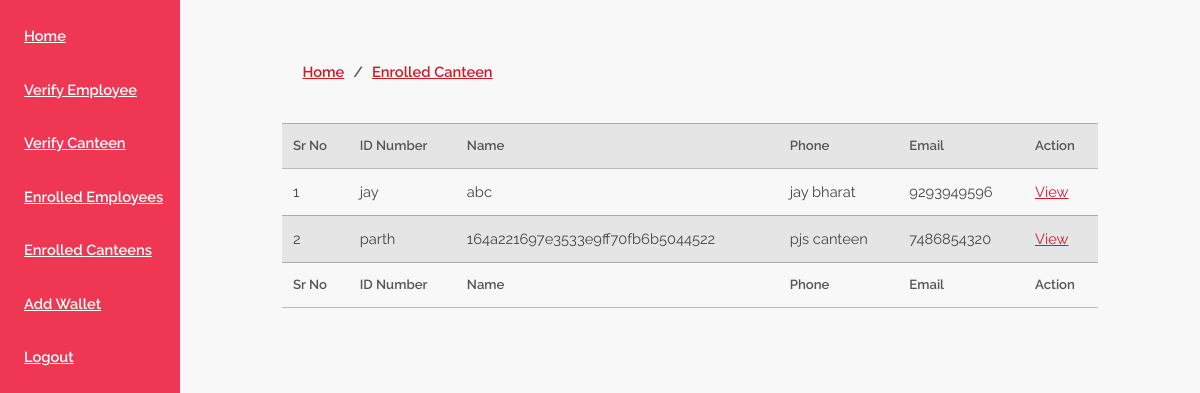
/enrolled_can.php (signed in), run on the app's committed database.
### tables this page shows
CREATE TABLE `can_cred` (
  `id` int(11) NOT NULL,
  `name` varchar(40) NOT NULL,
  `password` varchar(50) NOT NULL,
  `email` varchar(30) NOT NULL,
  `phone` varchar(15) NOT NULL,
  `canteen_name` varchar(50) NOT NULL,
  `status` varchar(30) NOT NULL DEFAULT 'pending'
);

### enrolled_can.php (the view, shortened to what this page needs)
<link rel="stylesheet" type="text/css" href="css/style.css">
<?php include('header.php'); ?>
<?php
	$admin = mysqli_query($conn,"SELECT * FROM admin WHERE id='{$_SESSION['admin_id']}'");
	$cand = mysqli_query($conn,"SELECT * FROM can_cred WHERE status = 'allowed'");
	if (mysqli_num_rows($admin)>0)
       {
            echo "
            	<div class='sidebar'>
	            	<label><a href='home.php'>Home</a></label>
	            	<label><a href='verify_cred.php'>Verify Employee</a></label>
	            	<label><a href='verify_cred_cand.php'>Verify Canteen</a></label>
	            	<label><a href='enrolled_emp.php'>Enrolled Employees</a></label>
	            	<label><a href='enrolled_can.php'>Enrolled Canteens</a></label>
	            	<label><a href='wallet.php'>Add Wallet</a></label>
	            	<label><a href='logout.php'>Logout</a></label>
	            </div>
	            <div class='bread_crumb'>
	            	<label><a href='home.php' class='a_left'>Home</a>/<a href='enrolled_emp.php' class='a_right'>Enrolled Canteen</a></label>
	            </div>
	            <div class='allow_listing'>
					<table>
						<tr>
							<th>Sr No</th>
							<th>ID Number</th>
							<th>Name</th>
							<th>Phone</th>
							<th>Email</th>
							<th>Action</th>
						</tr>
					";
					$i=1;
					while ($cand_row = mysqli_fetch_row($cand))
					{
						echo '
								<tr>
									<td>'.$i.'</td>
									<td>'.$cand_row['1'].'</td>
									<td>'.$cand_row['2'].'</td>
									<td>'.$cand_row['5'].'</td>
									<td>'.$cand_row['4'].'</td>
									<td><a href="enrolled_can_details.php?id='. $cand_row['0'] .'">View</a></td>
								</tr>
							';
						$i++;
					}
					echo "
							<tr>
								<th>Sr No</th>
								<th>ID Number</th>
								<th>Name</th>
								<th>Phone</th>
								<th>Email</th>
								<th>Action</th>
							</tr>
						</table>
				</div>
					";
        }
?>

### data on the page
can_cred: name "jay", password "abc", canteen_name "jay bharat", phone "9293949596"
can_cred: name "parth", password "164a221697e3533e9ff70fb6b5044522", canteen_name "pjs canteen", phone "7486854320"
